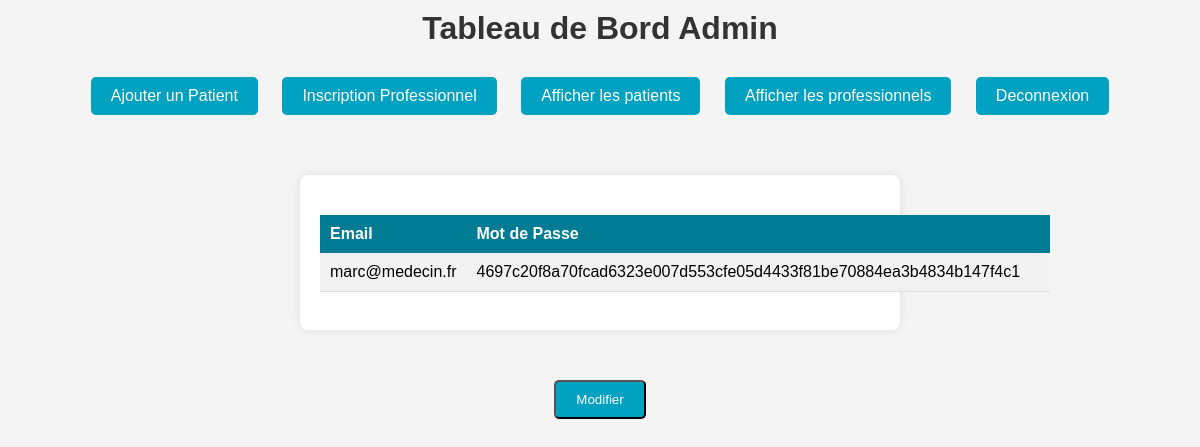
The app's page /pro with its own data.
### app/models.py (models this page shows, shortened)
class Pro(db.Model):
    _bind_key_ = 'users'
    __tablename__ = 'pro'  # Nom de la table dans la base de données
    id = db.Column(db.Integer, primary_key=True, autoincrement=True)
    email = db.Column(db.String(80), nullable=False)
    mdp = db.Column(db.String(120), nullable=False)
    is_connected = False  # Ajout de l'attribut is_connected pour suivre l'état de connexion

### app/views.py (the view)
@app.route('/pro')
def pro():
    pros = Pro.query.all()
    return render_template('afficher_pro.html', pros=pros)

### app/templates/afficher_pro.html (shortened to what this page needs)
<!DOCTYPE html>
<html lang="en">
<head>
    <link rel="stylesheet" href="static/tableau.css">
    <link rel="stylesheet" href="static/ajouter.css">
    <link rel="stylesheet" href="static/delete.css">
</head>
<body>
    <h1>Tableau de Bord Admin</h1>
    <nav>
        <ul>
            <li><a href="{{ url_for('ajouter_patient') }}">Ajouter un Patient</a></li>
            <li><a href="{{ url_for('ajouter_pro') }}">Inscription Professionnel</a></li>
            <li><a href="{{ url_for('patients') }}">Afficher les patients</a></li>
            <li><a href="{{ url_for('pro') }}">Afficher les professionnels</a></li>
            <li><a href="{{ url_for('index') }}">Deconnexion</a></li>
        </ul>
    </nav>
    <div class="container">
        <form id="deleteForm" action="{{ url_for('delete_pro') }}" method="post">
            <table class="patient-table">
                <thead>
                    <tr>
                        <th>Email</th>
                        <th>Mot de Passe</th>
                        <th></th>
                    </tr>
                </thead>
                <tbody>
                    {% for pros in pros %}
                    <tr>
                        <td>{{ pros.email }}</td>
                        <td>{{ pros.mdp }}</td>
                        <td><input type="checkbox" name="proIds[]" value="{{ pros.id }}"></td>
                    </tr>
                    {% endfor %}
                </tbody>
            </table>
            <br>
        </form>
    </div>
    <button id="modifyButton">Modifier</button>
</body>
</html>

### app/static/tableau.css (style rules this page uses)
body { font-family: 'Arial', sans-serif; height: 100vh; margin: 0; background-color: #f2f2f2; }
.container { width: 80%; margin: 0 auto; padding: 20px; background-color: #fff; border-radius: 10px; box-shadow: 0 0 10px rgba(0, 0, 0, 0.1); }
h1 { text-align: center; margin-bottom: 20px; color: #333; }
.patient-table { width: 100%; border-collapse: collapse; margin-top: 20px; }
.patient-table th { background-color: rgb(0, 123, 148); color: white; padding: 10px; text-align: left; }
.patient-table td { padding: 10px; border-bottom: 1px solid #ddd; }
.patient-table tbody tr:nth-child(odd) { background-color: #f2f2f2; }
a { color: #007bff; text-decoration: none; }

### app/static/ajouter.css (style rules this page uses)
*, *:before, *:after { margin: 0; padding: 0; box-sizing: border-box; }
body { width: 100%; height: 100%; }
body { font-family: 'Arial', sans-serif; background-color: #f4f4f4; margin: 0; padding: 0; }
.container { max-width: 600px; margin: 50px auto; background-color: #fff; padding: 20px; border-radius: 8px; box-shadow: 0 0 10px rgba(0, 0, 0, 0.1); }
h1 { margin-top: 10px; color: #333; text-align: center; }
form { display: flex; flex-direction: column; }
nav { margin-top: 10px; padding: 10px 0; }
nav ul { list-style-type: none; text-align: center; }
nav ul li { display: inline; margin: 0 10px; }
nav ul li a { text-decoration: none; color: #fff; }
.container { text-align: center; }
h1 { margin-bottom: 20px; }
button { margin: 0 auto; display: block; padding: 10px 20px; background-color: rgb(0, 161, 193); color: #fff; text-decoration: none; border-radius: 5px; transition: background-color 0.3s ease; }
a { margin: 0 auto; display: inline-block; padding: 10px 20px; background-color: rgb(0, 161, 193); color: #fff; text-decoration: none; border-radius: 5px; transition: background-color 0.3s ease; }

### records on screen
Pro: email "marc@medecin.fr", mdp "4697c20f8a70fcad6323e007d553cfe05d4433f81be70884ea3b4834b147f4c1"
